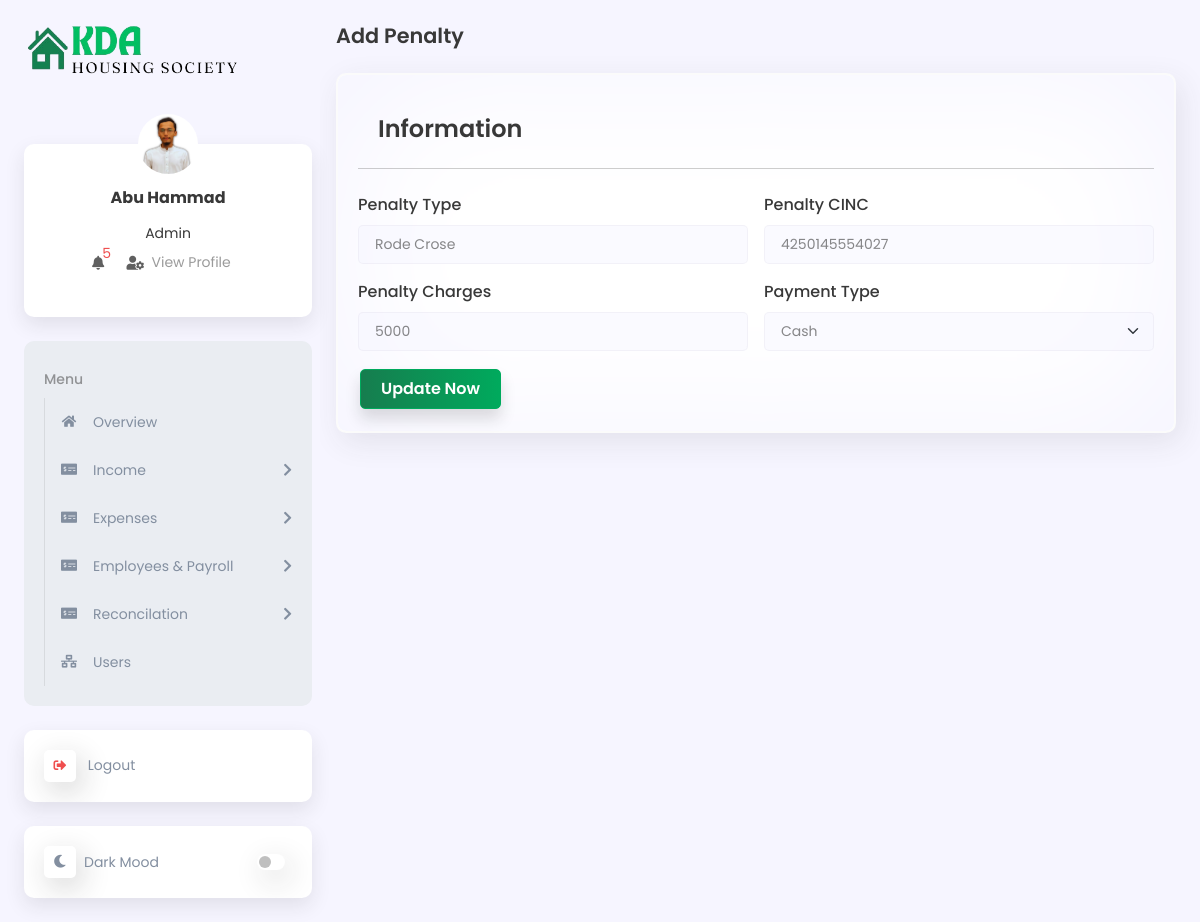
/penaltyEdit.php?penalty_edit_id=4 (signed in), run on the app's committed database.
### tables this page shows
CREATE TABLE `users_detail` (
  `users_detail_id` int(11) NOT NULL,
  `full_name` varchar(100) DEFAULT NULL,
  `Phone` varchar(50) DEFAULT NULL,
  `address` varchar(100) DEFAULT NULL,
  `gender` varchar(50) DEFAULT NULL,
  `date_of_birth` varchar(100) DEFAULT NULL,
  `image` varchar(255) DEFAULT NULL,
  `login_time` datetime DEFAULT NULL,
  `logout_time` datetime DEFAULT NULL,
  `created_by` varchar(100) DEFAULT NULL,
  `created_date` varchar(100) DEFAULT NULL,
  `updated_by` varchar(100) DEFAULT NULL,
  `updated_date` varchar(100) DEFAULT NULL
);

CREATE TABLE `role` (
  `role_id` int(11) NOT NULL,
  `name` varchar(50) DEFAULT NULL,
  `status` varchar(50) DEFAULT NULL
);

CREATE TABLE `penalty` (
  `id` int(11) NOT NULL,
  `penalty_type` varchar(255) NOT NULL,
  `penalty_cnic` varchar(55) NOT NULL,
  `penalty_charges` int(55) NOT NULL,
  `payment_type` enum('Cash','Bank') DEFAULT NULL,
  `created_by` varchar(100) DEFAULT NULL,
  `created_date` varchar(100) DEFAULT NULL,
  `updated_by` varchar(100) DEFAULT NULL,
  `updated_date` varchar(100) DEFAULT NULL
);

### penaltyEdit.php (the view, shortened to what this page needs)
<?php
include "includes/function2.php";
?>
<!DOCTYPE html>
<html lang="en">
<head>
    <link rel="stylesheet" href="lib/bootstrap_5/bootstrap.min.css">
    <link rel="stylesheet" href="lib/fontawesome/css/all.min.css">
    <link rel="stylesheet" href="assets/css/global.css">
    <link rel="stylesheet" href="assets/css/style.css">
    <link rel="stylesheet" href="assets/css/responsive.css">
</head>
<body class="d2c_theme_light">
    <div class="d2c_wrapper">
        <?php
        include("includes/sidebar.php");
        ?>
        <div class="d2c_main p-4 ps-lg-3">
            <h4 class="mb-4 text-capitalize">Add Penalty</h4>
            <?php
            if (isset($_GET['penalty_edit_id'])) {
                $edit_id = mysqli_real_escape_string($conn, $_GET['penalty_edit_id']);
                $edit_query = "SELECT * FROM penalty WHERE id = '$edit_id'";
                $edit_result = mysqli_query($conn, $edit_query);
                if (mysqli_num_rows($edit_result) > 0) {
                    while ($row = mysqli_fetch_assoc($edit_result)) {
            ?>
                        <form action="" method="post" id="penalty_form">
                            <div class="card h-auto">
                                <div class="card-body">
                                    <h3 class="card-header">Information</h3>
                                    <hr class="my-4">
                                    <div class="row g-3">
                                        <div class="col-md-6">
                                            <label class="form-label">Penalty Type</label>
                                            <input type="text" name="penalty_type" class="form-control" value="<?=$row['penalty_type'];?>" placeholder="Enter Penalty Type" required>
                                        </div>
                                        <div class="col-md-6">
                                            <label class="form-label">Penalty CINC</label>
                                            <input type="text" name="penalty_cnic" class="form-control" value="<?=$row['penalty_cnic'];?>" placeholder="Penalty Charges" required>
                                        </div>
                                        <div class="col-md-6">
                                            <label class="form-label">Penalty Charges</label>
                                            <input type="number" name="penalty_charges" class="form-control" value="<?=$row['penalty_charges'];?>" placeholder="Penalty Charges" required>
                                        </div>
                                        <div class="col-md-6">
                                            <label class="form-label">Payment Type</label>
                                            <select class="form-select form-control" id="pymentType" required name="paymentType">
                                                <option value="Cash" <?php if ($row['payment_type'] == 'Cash') echo 'selected'; ?>>Cash</option>
                                            </select>
                                        </div>
                                        <div class="col-md-12">
                                            <button class="btn btn-primary" id="Update_btn" type="submit" name="update">Update Now</button>
                                        </div>
                                    </div>
                                </div>
                            </div>
                        </form>
            <?php
                    }
                } else {
                    echo '<div id="successAlert" class="alert alert-success alert-dismissible fade show" role="alert">
                    No Data Found.
                    <button type="button" class="btn-close" data-bs-dismiss="alert" aria-label="Close"></button>
                </div>';
                }
            }else {
                echo '<div id="successAlert" class="alert alert-success alert-dismissible fade show" role="alert">
                No ID Found.
                <button type="button" class="btn-close" data-bs-dismiss="alert" aria-label="Close"></button>
            </div>';
            }
            ?>
        </div>
    </div>
</body>
</html>

### includes/sidebar.php (shortened to what this page needs)
<?php
$page = substr($_SERVER['SCRIPT_NAME'], strrpos($_SERVER['SCRIPT_NAME'], "/") + 1);
$select = mysqli_query($conn, "SELECT users_detail.image, users_detail.full_name, role.name as role FROM `users`
LEFT JOIN users_detail ON users_detail.users_detail_id = users.users_detail_id
LEFT JOIN role ON role.role_id = users.role_id
WHERE users.user_id = '{$_SESSION['UID']}'");
$row = mysqli_fetch_assoc($select);
if ($row['image'] == '') {
    $row['image'] = "./assets/images/user-default.png";
} else {
    $row['image'] = "./media/images/" . $row['image'];
}
?>
<div class="d2c_sidebar offcanvas-lg offcanvas-start p-4 pe-lg-2" tabindex="-1" id="d2c_sidebar">
    <div class="d-flex flex-column">
        <a href="index" class="mb-5 brand-icon">
            <img class="navbar-brand" src="./assets/images/logo/KDA.png" alt="logo">
        </a>
        <div class="card d2c_profile_card text-center mb-4">
            <a href="profile">
                <img class="rounded-circle d2c_profile_image position-absolute top-0 start-50 translate-middle mb-2"
                    src="<?= $row['image']; ?>" alt="d2c Profile Image">
            </a>
            <div class="card-body mt-4">
                <h6 class="fw-bold mb-3"><?= $row['full_name']; ?></h6>
                <span class="d2c_role"><?= $row['role']; ?></span>
                <ul class="list-inline">
                    <li class="list-inline-item position-relative me-3">
                        <a class="nav-link p-0" href="#" role="button" data-bs-toggle="dropdown" aria-expanded="false">
                            <i class="fas fa-bell fa-fw"></i>
                            <span class="position-absolute top-0 start-100 translate-middle rounded-circle text-danger">
                                <?php
                                $msg_count_query = mysqli_query($conn, "SELECT COUNT(*) as total_messages FROM maintenance_payments WHERE status = 'unpaid'");
                                $msg_count_row = mysqli_fetch_assoc($msg_count_query);
                                $total_messages = $msg_count_row['total_messages'];
                                echo $total_messages;
                                ?>
                            </span>
                        </a>
                    </li>
                    <li class="list-inline-item position-relative me-3">
                        <a class="dropdown-item d-flex align-items-center py-2" href="profile">
                            <i class="fas fa-user-cog"></i>
                            <p class="mb-0">&nbsp View Profile</p>
                        </a>
                    </li>
                </ul>
            </div>
        </div>
        <div class="card d2c_menu_card mb-4">
            <div class="card-body">
                <ul class="navbar-nav flex-grow-1">
                    <li class="nav-item">
                        <a class="nav-link" href="javascript:void(0)">
                            <span>Menu</span>
                        </a>
                        <ul class="sub-menu collapse show">
                            <li class="nav-item <?php if ($page == 'index.php')
                                echo ('active'); ?>">
                                <a class="sub-menu-link" href="index">
                                    <span class="d2c_icon">
                                        <i class="fas fa-home"></i>
                                    </span>
                                    <span>
                                        Overview
                                    </span>
                                </a>
                            </li>
                            <li class="nav-item <?php if ($page == 'houses.php' || $page == 'addHouse.php' || $page == 'houseView.php' || $page == 'houseEdit.php')
                                echo ('open active') ?>">
                                    <a class="sub-menu-link" data-bs-toggle="collapse" data-bs-target="#income"
                                        aria-expanded="false" href="#">
                                        <span class="d2c_icon">
                                            <i class="fas fa-money-check-alt"></i>
                                        </span>
                                        <span>Income</span>
                                        <span class="fas fa-chevron-right ms-auto text-end"></span>
                                    </a>
                            </li>
                            <li class="nav-item">
                                <a class="sub-menu-link" data-bs-toggle="collapse" data-bs-target="#expenses"
                                    aria-expanded="false" href="javascript:void(0)">
                                    <span class="d2c_icon">
                                        <i class="fas fa-money-check-alt"></i>
                                    </span>
                                    <span>Expenses</span>
                                    <span class="fas fa-chevron-right ms-auto text-end"></span>
                                </a>
                            </li>
                            <li class="nav-item">
                                <a class="sub-menu-link" data-bs-toggle="collapse"
                                    data-bs-target="#employeeManagementSystem" aria-expanded="false" href="#">
                                    <span class="d2c_icon">
                                        <i class="fas fa-money-check-alt"></i>
                                    </span>
                                    <span>Employees & Payroll</span>
                                    <span class="fas fa-chevron-right ms-auto text-end"></span>
                                </a>
                            </li>
                            <li class="nav-item">
                                <a class="sub-menu-link" data-bs-toggle="collapse" data-bs-target="#reconcilation"
                                    aria-expanded="false" href="#">
                                    <span class="d2c_icon">
                                        <i class="fas fa-money-check-alt"></i>
                                    </span>
                                    <span>Reconcilation</span>
                                    <span class="fas fa-chevron-right ms-auto text-end"></span>
                                </a>
                            </li>
                            <li class="nav-item <?php if ($page == "userDetails.php" || $page == "addUser.php")
                                echo "active"; ?>">
                                <a class="sub-menu-link" href="userDetails">
                                    <span class="d2c_icon">
                                        <i class="fas fa-network-wired"></i>
                                    </span>
                                    <span>Users</span>
                                </a>
                            </li>
                        </ul>
                    </li>
                </ul>
            </div>
        </div>
        <div class="card d2c_single_menu mb-4">
            <div class="card-body p-0">
                <ul class="navbar-nav">
                    <li class="nav-item">
                        <a class="nav-link" href="logout">
                            <span class="d2c_icon text-danger">
                                <i class="fas fa-sign-out-alt"></i>
                            </span>
                            <span>
                                Logout
                            </span>
                        </a>
                    </li>
                </ul>
            </div>
        </div>
        <div class="card d2c_switch_card">
            <div class="card-body p-0">
                <ul class="navbar-nav">
                    <li class="nav-item d-flex align-items-center">
                        <span class="d2c_icon">
                            <i class="fas fa-moon"></i>
                        </span>
                        <span>Dark Mood</span>
                        <span class="form-switch d-flex ms-auto">
                            <input class="form-check-input" id="d2c_theme_changer" type="checkbox" role="switch">
                        </span>
                    </li>
                </ul>
            </div>
        </div>
    </div>
</div>

### assets/css/style.css (style rules this page uses)
.btn-primary { background: linear-gradient(270deg, #00AA5D 0%, #383838 252.34%); box-shadow: 0rem 0.625rem 0.938rem rgba(35, 35, 35, 0.15); border-radius: 0.313rem; }
h1,h2,h3,h4,h5,h6 { color: var(--bs-secondary); font-weight: 600; }
p { color: #38383880; }
a { color: var(--bs-secondary); text-decoration: none; }
.form-control { background-color: rgba(246, 245, 255, 0.5); border: 0.063rem solid rgba(229, 227, 242, 0.5); border-radius: 0.313rem; padding: 0.5rem 1rem; color: rgba(56, 56, 56, 0.6); font-size: 0.875rem; font-weight: 400; }
.form-control::placeholder { color: rgba(56, 56, 56, 0.6); }
.form-label { font-weight: 500; font-size: 1rem; }

### assets/css/responsive.css (style rules this page uses)
@media only screen and (min-width: 1200px) and (max-width: 1399px) { :root { --bs-body-font-size: 0.875rem; } }
@media only screen and (min-width: 1200px) and (max-width: 1399px) { h3, .h3 { font-size: 1.5rem; } }
@media only screen and (min-width: 1200px) and (max-width: 1399px) { h4, .h4 { font-size: 1.3rem; } }
@media only screen and (min-width: 1200px) and (max-width: 1399px) { p { font-size: 0.875rem; } }

### data on the page
users_detail: full_name "Abu Hammad", role.name "Admin"
penalty: penalty_type "Rode Crose", penalty_cnic "4250145554027", penalty_charges "5000", paymentType "Cash"

### other printed values
$total_messages "5"
